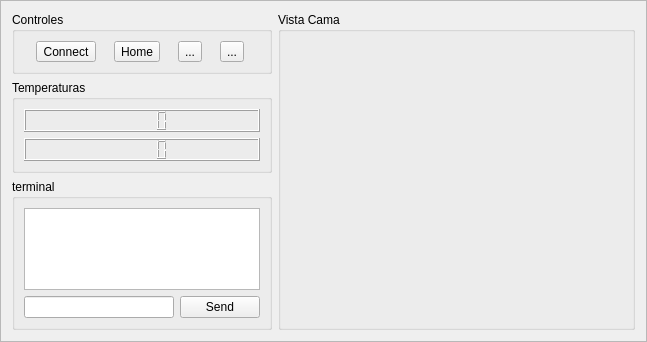
<?xml version="1.0" encoding="UTF-8"?>
<ui version="4.0">
 <class>pPrinterWidget</class>
 <widget class="QFrame" name="pPrinterWidget">
  <property name="geometry">
   <rect>
    <x>0</x>
    <y>0</y>
    <width>647</width>
    <height>342</height>
   </rect>
  </property>
  <property name="windowTitle">
   <string>Frame</string>
  </property>
  <property name="frameShape">
   <enum>QFrame::StyledPanel</enum>
  </property>
  <property name="frameShadow">
   <enum>QFrame::Raised</enum>
  </property>
  <layout class="QHBoxLayout" name="horizontalLayout_3" stretch="1,10">
   <item>
    <layout class="QVBoxLayout" name="verticalLayout_4">
     <item>
      <widget class="QGroupBox" name="gb_controls">
       <property name="title">
        <string>Controles</string>
       </property>
       <layout class="QHBoxLayout" name="horizontalLayout_2">
        <item>
         <widget class="QToolButton" name="connectBtn">
          <property name="text">
           <string>Connect</string>
          </property>
          <property name="checkable">
           <bool>true</bool>
          </property>
          <property name="checked">
           <bool>false</bool>
          </property>
         </widget>
        </item>
        <item>
         <widget class="QToolButton" name="btn_home">
          <property name="text">
           <string>Home</string>
          </property>
         </widget>
        </item>
        <item>
         <widget class="QToolButton" name="toolButton_3">
          <property name="text">
           <string>...</string>
          </property>
         </widget>
        </item>
        <item>
         <widget class="QToolButton" name="toolButton_4">
          <property name="text">
           <string>...</string>
          </property>
         </widget>
        </item>
       </layout>
      </widget>
     </item>
     <item>
      <widget class="QGroupBox" name="gb_temps">
       <property name="title">
        <string>Temperaturas</string>
       </property>
       <layout class="QVBoxLayout" name="verticalLayout">
        <item>
         <widget class="QLCDNumber" name="lcdNumber"/>
        </item>
        <item>
         <widget class="QLCDNumber" name="lcdNumber_2"/>
        </item>
       </layout>
      </widget>
     </item>
     <item>
      <widget class="QGroupBox" name="gb_term">
       <property name="title">
        <string>terminal</string>
       </property>
       <layout class="QVBoxLayout" name="verticalLayout_2">
        <item>
         <widget class="QTextBrowser" name="termOut"/>
        </item>
        <item>
         <layout class="QHBoxLayout" name="horizontalLayout">
          <item>
           <widget class="QLineEdit" name="termIn">
            <property name="minimumSize">
             <size>
              <width>150</width>
              <height>0</height>
             </size>
            </property>
           </widget>
          </item>
          <item>
           <widget class="QPushButton" name="sendCommand">
            <property name="text">
             <string>Send</string>
            </property>
           </widget>
          </item>
         </layout>
        </item>
       </layout>
      </widget>
     </item>
    </layout>
   </item>
   <item>
    <widget class="QGroupBox" name="gb_view">
     <property name="title">
      <string>Vista Cama</string>
     </property>
     <layout class="QHBoxLayout" name="horizontalLayout_4"/>
    </widget>
   </item>
  </layout>
 </widget>
 <resources/>
 <connections>
  <connection>
   <sender>termIn</sender>
   <signal>returnPressed()</signal>
   <receiver>sendCommand</receiver>
   <slot>click()</slot>
   <hints>
    <hint type="sourcelabel">
     <x>383</x>
     <y>306</y>
    </hint>
    <hint type="destinationlabel">
     <x>582</x>
     <y>306</y>
    </hint>
   </hints>
  </connection>
 </connections>
</ui>
